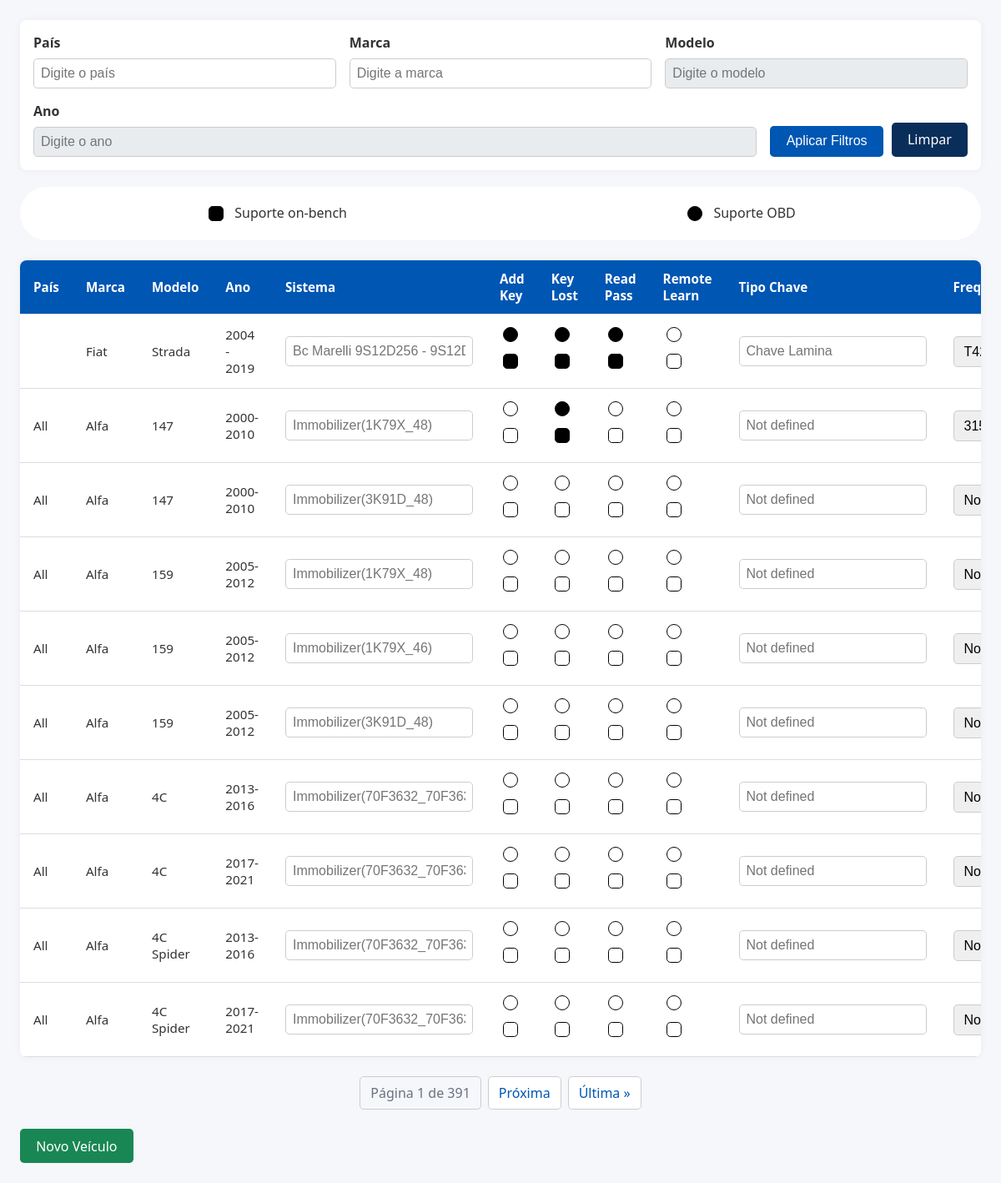
Screenshot of /form/ with the database file from the repository.
### form/models.py (models this page shows, shortened)
class Veiculo(models.Model):
    FREQUENCIA_CHOICES = [
        ('315', '315 MHz'),
        ('433', '433 MHz'),
    ]
    pais = models.CharField(max_length=100, verbose_name='País')
    brand = models.CharField(max_length=100, verbose_name='Marca')
    modelo = models.CharField(max_length=100, verbose_name='Modelo')
    ano = models.CharField(max_length=20, verbose_name='Ano')
    sistema = models.CharField(max_length=100, null=True, blank=True, verbose_name='Sistema')
    tipo_chave = models.CharField(max_length=100, blank=True, verbose_name='Tipo de Chave')
    transponder = models.CharField(max_length=100, blank=True, verbose_name='Transponder')
    immo_part_replacement = models.CharField(max_length=1000, blank=True, verbose_name='Substituição da Peça IMMO')
    frequencia = models.CharField(
        max_length=3,
        choices=[('', '---------')] + FREQUENCIA_CHOICES,
        blank=True,
        verbose_name='Frequência'
    )
    add_key = MultiSelectField(
        choices=get_flat_choices(),
        blank=True,
        verbose_name='Add Key'
    )
    read_password = MultiSelectField(
        choices=get_flat_choices(),
        blank=True,
        verbose_name='Read Password'
    )
    remote_learning = MultiSelectField(
        choices=get_flat_choices(),
        blank=True,
        verbose_name='Remote Learning'
    )
    key_lost = MultiSelectField(
        choices=get_flat_choices(),
        blank=True,
        verbose_name='Key Lost'
    )

### form/views.py (the view)
# urls.py: path('', views.index, name='index_form'),
def index(request):
    filtros = Q()
    if request.GET.get('pais'):
        filtros &= Q(pais__icontains=request.GET['pais'])
    if request.GET.get('brand'):
        filtros &= Q(brand__icontains=request.GET['brand'])
    if request.GET.get('modelo'):
        filtros &= Q(modelo__icontains=request.GET['modelo'])
    if request.GET.get('ano'):
        filtros &= Q(ano__icontains=request.GET['ano'])
    veiculos = Veiculo.objects.filter(filtros).order_by('pais','brand', 'modelo','ano')
    paginator = Paginator(object_list=veiculos, per_page=10)
    page_number = request.GET.get('page')
    page_obj = paginator.get_page(page_number)
    return render(request, 'form/index.html', {
        'page_obj': page_obj,
        'filtros': request.GET,
    })

### form/templates/form/index.html (shortened to what this page needs)
{% extends 'form/base.html' %}
{% block content %}
<div class="container mt-4">
    <form method="get" class="mb-4 border p-3 rounded">
        <div class="row g-3">
            <form method="get" class="row g-3">
    <div class="col-md-4">
        <label for="id_pais">País</label>
        <input type="text" id="id_pais" name="pais"
               class="form-control" list="paisesList"
               placeholder="Digite o país">
    </div>
    <div class="col-md-4">
        <label for="id_brand">Marca</label>
        <input type="text" id="id_brand" name="brand"
               class="form-control" list="marcasList"
               placeholder="Digite a marca">
    </div>
    <div class="col-md-4">
        <label for="id_modelo">Modelo</label>
        <input type="text" id="id_modelo" name="modelo"
               class="form-control" list="modelosList"
               placeholder="Digite o modelo" disabled>
    </div>
    <div class="col-md-4">
        <label for="id_ano">Ano</label>
        <input type="text" id="id_ano" name="ano"
               class="form-control" list="anosList"
               placeholder="Digite o ano" disabled>
    </div>
</form>
            <div class="col-12">
                <button type="submit" class="btn btn-primary">
                     Aplicar Filtros
                </button>
                <a href="{% url 'index_form' %}" class="btn btn-secondary">
                     Limpar
                </a>
            </div>
        </div>
    </form>
    <div class="legends">
        <span class="checks checksBENCH">
            <input type="checkbox" disabled class="square" checked>
            <p>Suporte on-bench</p>
        </span>
        <span class="checks checksOBD">
            <input type="checkbox" disabled class="circle" checked>
            <p>Suporte OBD</p>
        </span>
    </div>
    <div class="table-responsive">
    <table class="table table-striped table-hover">
        <thead class="table-dark">
            <tr>
                <th>País</th>
                <th>Marca</th>
                <th>Modelo</th>
                <th>Ano</th>
                <th>Sistema</th>
                <th>Add Key</th>
                <th>Key Lost</th>
                <th>Read Pass</th>
                <th>Remote Learn</th>
                <th>Tipo Chave</th>
                <th>Freq</th>
            </tr>
        </thead>
        <tbody>
            {% for veiculo in page_obj %}
            <tr>
                <td>{{ veiculo.pais|default:"-" }}</td>
                <td>{{ veiculo.brand|default:"-" }}</td>
                <td>{{ veiculo.modelo|default:"-" }}</td>
                <td>{{ veiculo.ano|default:"-" }}</td>
                {% include 'form/components/line.html' with veiculo_id=veiculo.id field_name='sistema' display=veiculo.sistema|default:'Not defined'%}
                {% include 'form/components/checkbox_line.html' with veiculo_id=veiculo.id field_name='add_key' display=veiculo.get_add_key_display%}
                {% include 'form/components/checkbox_line.html' with veiculo_id=veiculo.id field_name='key_lost' display=veiculo.get_key_lost_display%}
                {% include 'form/components/checkbox_line.html' with veiculo_id=veiculo.id field_name='read_password' display=veiculo.get_read_password_display%}
                {% include 'form/components/checkbox_line.html' with veiculo_id=veiculo.id field_name='remote_learning' display=veiculo.get_remote_learning_display%}
                {% include 'form/components/line.html' with veiculo_id=veiculo.id field_name='tipo_chave' display=veiculo.tipo_chave|default:'Not defined'%}
                {% include 'form/components/select_line.html' with veiculo_id=veiculo.id field_name='frequencia' display=veiculo.get_frequencia_display|default:''%}
            </tr>
            {% empty %}
            <tr>
                <td colspan="13" class="text-center py-4">
                    <i class="fas fa-info-circle me-2"></i>Nenhum veículo encontrado
                </td>
            </tr>
            {% endfor %}
        </tbody>
    </table>
</div>
    <nav aria-label="Page navigation">
        <ul class="pagination justify-content-center">
            <li class="page-item disabled">
                <span class="page-link">
                    Página {{ page_obj.number }} de {{ page_obj.paginator.num_pages }}
                </span>
            </li>
            {% if page_obj.has_next %}
            <li class="page-item">
                <a class="page-link" href="?page={{ page_obj.next_page_number }}{% for key,value in filtros.items %}{% if key != 'page' %}&{{ key }}={{ value }}{% endif %}{% endfor %}">
                    Próxima
                </a>
            </li>
            <li class="page-item">
                <a class="page-link" href="?page={{ page_obj.paginator.num_pages }}{% for key,value in filtros.items %}{% if key != 'page' %}&{{ key }}={{ value }}{% endif %}{% endfor %}">
                    Última &raquo;
                </a>
            </li>
            {% endif %}
        </ul>
    </nav>
    <a href="{% url 'cadastrar_veiculo' %}" class="btn btn-success">
         Novo Veículo
    </a>
</div>
{%endblock%}

### form/templates/form/components/line.html
<td>
    <div class="editable-field-container {{ field_name }}" data-id="{{ veiculo_id }}" data-field="{{ field_name }}">
        <label>
            <input type="text" class=" auto-save-input" placeholder="{{display}}" data-initial-value="{{ display }}" id="{{field_name}}{{veiculo_id}}">
        </label>
    </div>
</td>

### form/templates/form/components/checkbox_line.html
<td>
    <div class="{{ field_name }}-checkboxes checkboxes" data-id="{{ veiculo_id }}" data-field="{{ field_name }}" data-values="{{display}}">
        <label title="Suporte OBD">
            <input type="checkbox" class="circle"
                   {% if 'allOBD' in display %}checked{% endif %}>
        </label>
        <label title="Suporte on-bench">
            <input type="checkbox" class="square"
                   {% if 'allBENCH' in display %}checked{% endif %}>
        </label>
    </div>
</td>

### form/templates/form/components/select_line.html (shortened to what this page needs)
<td>
    <div class="{{ field_name }}" data-id="{{ veiculo_id }}" data-field="{{ field_name }}">
        <label>
            <select name="{{field_name}}" aria-placeholder="{{display}}" title="teste">
                <option disabled selected>{{display}}</option>
            </select>
        </label>
    </div>
</td>

### static/form/css/line.css (style rules this page uses)
.circle { width: 1em; height: 1em; background-color: white; border-radius: 50%; vertical-align: middle; appearance: none; -webkit-appearance: none; outline: none; cursor: pointer; border: #000 1px solid; }
.circle:checked { background-color: #000; }
.square { width: 1em; height: 1em; background-color: white; vertical-align: middle; appearance: none; -webkit-appearance: none; outline: none; cursor: pointer; border: #000 1px solid; }
.square:checked { background-color: #000; }

### static/form/css/style.css (style rules this page uses)
:root { --primary: #0056b3; --primary-light: #3a7bc8; --secondary: #0a2e5a; --dark: #1a1a1a; --light: #ffffff; --gray: #f5f7fa; --text: #333333; --text-light: #6b7280; }
body { font-family: 'Segoe UI', sans-serif; margin: 0; background-color: var(--gray); color: var(--text); }
.checkboxes { display: flex; flex-direction: column; }
.container { max-width: 100vw; margin: 0 auto; padding: 1.5rem; }
form { background: var(--light); padding: 1rem; border-radius: 0.5rem; box-shadow: 0 0 10px rgba(0,0,0,0.05); }
.row { display: flex; flex-wrap: wrap; gap: 1rem; }
.col-md-4 { flex: 1 1 calc(33.333% - 1rem); display: flex; flex-direction: column; }
.col-12 { display: flex; align-items: end; gap: 10px; }
label { font-weight: 600; margin-bottom: 0.5rem; color: var(--text); }
input, select { padding: 0.5rem; border: 1px solid #ccc; border-radius: 0.3rem; font-size: 1rem; }
option[disabled] { display: none; }
input:disabled { background-color: #e9ecef; cursor: not-allowed; }
button, a.btn { padding: 0.6rem 1.2rem; font-size: 1rem; border: none; border-radius: 0.3rem; cursor: pointer; transition: background-color 0.2s ease; text-decoration: none; display: inline-block; }
.btn-primary { background-color: var(--primary); color: var(--light); }
.btn-secondary { background-color: var(--secondary); color: var(--light); }
.btn-success { background-color: #198754; color: var(--light); }
.table-responsive { margin-top: 1.5rem; overflow-x: auto; background-color: var(--light); border-radius: 0.5rem; box-shadow: 0 0 10px rgba(0,0,0,0.05); }
table { width: 100%; border-collapse: collapse; font-size: 0.95rem; }
thead { background-color: var(--primary); color: var(--light); }
th, td { padding: 0.75rem 1rem; text-align: left; border-bottom: 1px solid #ddd; }
.pagination { list-style: none; display: flex; justify-content: center; padding: 1rem 0; gap: 0.5rem; }
.pagination .page-item .page-link { background: var(--light); border: 1px solid #ccc; padding: 0.5rem 0.75rem; border-radius: 0.3rem; text-decoration: none; color: var(--primary); }
.pagination .page-item.disabled .page-link { background-color: var(--gray); color: var(--text-light); cursor: default; }

### static/form/css/legends.css (style rules this page uses)
.legends { display: flex; flex-direction: row; align-items: center; justify-content: space-around; background-color: #fff; border-radius: 50px; margin-top: 20px; padding: 20px; }
.checks { display: flex; flex-direction: row; align-items: start; gap: 10px; }
.checks p { margin: 0; }

### rows the page displays
Veiculo: brand "Fiat", modelo "Strada", ano "2004 - 2019", sistema "Bc Marelli 9S12D256 - 9S12D128 Chave Lamina", frequencia "T42- ID48"
Veiculo: pais "All", brand "Alfa", modelo "147", ano "2000-2010", sistema "Immobilizer(1K79X_48) Not defined"
Veiculo: pais "All", brand "Alfa", modelo "147", ano "2000-2010", sistema "Immobilizer(3K91D_48) Not defined", frequencia "Not defined"
Veiculo: pais "All", brand "Alfa", modelo "159", ano "2005-2012", sistema "Immobilizer(1K79X_48) Not defined", frequencia "Not defined"
Veiculo: pais "All", brand "Alfa", modelo "159", ano "2005-2012", sistema "Immobilizer(1K79X_46) Not defined", frequencia "Not defined"
Veiculo: pais "All", brand "Alfa", modelo "159", ano "2005-2012", sistema "Immobilizer(3K91D_48) Not defined", frequencia "Not defined"
Veiculo: pais "All", brand "Alfa", modelo "4C", ano "2013-2016", sistema "Immobilizer(70F3632_70F3633_46) Not defined", frequencia "Not defined"
Veiculo: pais "All", brand "Alfa", modelo "4C", ano "2017-2021", sistema "Immobilizer(70F3632_70F3633_46) Not defined", frequencia "Not defined"
Veiculo: pais "All", brand "Alfa", modelo "4C Spider", ano "2013-2016", sistema "Immobilizer(70F3632_70F3633_46) Not defined", frequencia "Not defined"
Veiculo: pais "All", brand "Alfa", modelo "4C Spider", ano "2017-2021", sistema "Immobilizer(70F3632_70F3633_46) Not defined", frequencia "Not defined"

### other values shown
{{ page_obj.number }} "1"
{{ page_obj.paginator.num_pages }} "391"
form field frequencia "315 MHz"
